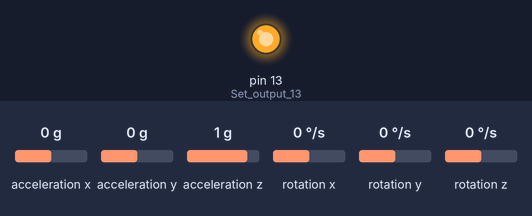
This sketch was run on a simulated Arduino Pro Mini, built with avr-gcc and run on an emulated ATmega328P. Shown: output pins drawn as LEDs (lit = HIGH). Wiring (inferred from the names in the program): MPU-6050 motion sensor at I2C address 0x68. Inputs (shaded band) come from the test bench; at power-on: acceleration x 0 g, acceleration y 0 g, acceleration z 1 g, rotation x 0 °/s, rotation y 0 °/s, rotation z 0 °/s.

Above: at 0.1 s.
At 11.1 s:
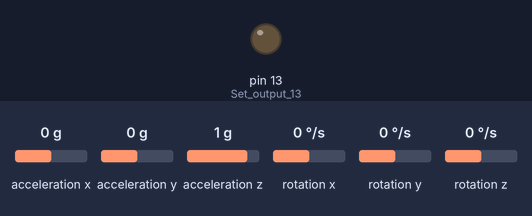
Timing chart, 0 to 12.6 s (numbered marks = the images above):
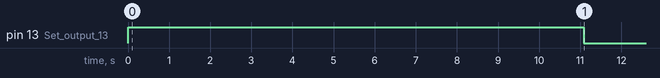

The sketch:

MPU-6050_IMU.ino
```cpp
///////////////////////////////////////////////////////////////////////////////////////
/*Terms of use
///////////////////////////////////////////////////////////////////////////////////////
//THE SOFTWARE IS PROVIDED "AS IS", WITHOUT WARRANTY OF ANY KIND, EXPRESS OR
//IMPLIED, INCLUDING BUT NOT LIMITED TO THE WARRANTIES OF MERCHANTABILITY,
//FITNESS FOR A PARTICULAR PURPOSE AND NONINFRINGEMENT. IN NO EVENT SHALL THE
//AUTHORS OR COPYRIGHT HOLDERS BE LIABLE FOR ANY CLAIM, DAMAGES OR OTHER
//LIABILITY, WHETHER IN AN ACTION OF CONTRACT, TORT OR OTHERWISE, ARISING FROM,
//OUT OF OR IN CONNECTION WITH THE SOFTWARE OR THE USE OR OTHER DEALINGS IN
//THE SOFTWARE.


///////////////////////////////////////////////////////////////////////////////////////
//Support
///////////////////////////////////////////////////////////////////////////////////////
Website: http://www.brokking.net/imu.html
Youtube: https://youtu.be/4BoIE8YQwM8
Version: 1.0 (May 5, 2016)

///////////////////////////////////////////////////////////////////////////////////////
//Connections
///////////////////////////////////////////////////////////////////////////////////////
Power (5V) is provided to the Arduino pro mini by the FTDI programmer

Gyro - Arduino pro mini
VCC  -  5V
GND  -  GND
SDA  -  A4
SCL  -  A5

LCD  - Arduino pro mini
VCC  -  5V
GND  -  GND
SDA  -  A4
SCL  -  A5
*//////////////////////////////////////////////////////////////////////////////////////

//Include LCD and I2C library
#include <LiquidCrystal_I2C.h>
#include <Wire.h>

//Declaring some global variables
int gyro_x, gyro_y, gyro_z;
long acc_x, acc_y, acc_z, acc_total_vector;
int temperature;
long gyro_x_cal, gyro_y_cal, gyro_z_cal;
long loop_timer;
int lcd_loop_counter;
float angle_pitch, angle_roll;
int angle_pitch_buffer, angle_roll_buffer;
boolean set_gyro_angles;
float angle_roll_acc, angle_pitch_acc;
float angle_pitch_output, angle_roll_output;

//Initialize the LCD library
LiquidCrystal_I2C lcd(0x27,16,2);


void setup() {
  Wire.begin();                                                        //Start I2C as master
  Serial.begin(57600);                                               //Use only for debugging
  pinMode(13, OUTPUT);                                                 //Set output 13 (LED) as output

  setup_mpu_6050_registers();                                          //Setup the registers of the MPU-6050 (500dfs / +/-8g) and start the gyro

  digitalWrite(13, HIGH);                                              //Set digital output 13 high to indicate startup

//  lcd.begin();                                                         //Initialize the LCD
  lcd.backlight();                                                     //Activate backlight
  lcd.clear();                                                         //Clear the LCD

  lcd.setCursor(0,0);                                                  //Set the LCD cursor to position to position 0,0
  lcd.print("  MPU-6050 IMU");                                         //Print text to screen
  lcd.setCursor(0,1);                                                  //Set the LCD cursor to position to position 0,1
  lcd.print("     V1.0");                                              //Print text to screen

  delay(1500);                                                         //Delay 1.5 second to display the text
  lcd.clear();                                                         //Clear the LCD

  lcd.setCursor(0,0);                                                  //Set the LCD cursor to position to position 0,0
  lcd.print("Calibrating gyro");                                       //Print text to screen
  lcd.setCursor(0,1);                                                  //Set the LCD cursor to position to position 0,1
  for (int cal_int = 0; cal_int < 2000 ; cal_int ++){                  //Run this code 2000 times
    if(cal_int % 125 == 0)lcd.print(".");                              //Print a dot on the LCD every 125 readings
    read_mpu_6050_data();                                              //Read the raw acc and gyro data from the MPU-6050
    gyro_x_cal += gyro_x;                                              //Add the gyro x-axis offset to the gyro_x_cal variable
    gyro_y_cal += gyro_y;                                              //Add the gyro y-axis offset to the gyro_y_cal variable
    gyro_z_cal += gyro_z;                                              //Add the gyro z-axis offset to the gyro_z_cal variable
    delay(3);                                                          //Delay 3us to simulate the 250Hz program loop
  }
  gyro_x_cal /= 2000;                                                  //Divide the gyro_x_cal variable by 2000 to get the avarage offset
  gyro_y_cal /= 2000;                                                  //Divide the gyro_y_cal variable by 2000 to get the avarage offset
  gyro_z_cal /= 2000;                                                  //Divide the gyro_z_cal variable by 2000 to get the avarage offset

  lcd.clear();                                                         //Clear the LCD

  lcd.setCursor(0,0);                                                  //Set the LCD cursor to position to position 0,0
  lcd.print("Pitch:");                                                 //Print text to screen
  lcd.setCursor(0,1);                                                  //Set the LCD cursor to position to position 0,1
  lcd.print("Roll :");                                                 //Print text to screen

  digitalWrite(13, LOW);                                               //All done, turn the LED off

  loop_timer = micros();                                               //Reset the loop timer
}

void loop(){

  read_mpu_6050_data();                                                //Read the raw acc and gyro data from the MPU-6050

  gyro_x -= gyro_x_cal;                                                //Subtract the offset calibration value from the raw gyro_x value
  gyro_y -= gyro_y_cal;                                                //Subtract the offset calibration value from the raw gyro_y value
  gyro_z -= gyro_z_cal;                                                //Subtract the offset calibration value from the raw gyro_z value

  //Gyro angle calculations
  //0.0000611 = 1 / (250Hz / 65.5)
  angle_pitch += gyro_x * 0.0000611;                                   //Calculate the traveled pitch angle and add this to the angle_pitch variable
  angle_roll += gyro_y * 0.0000611;                                    //Calculate the traveled roll angle and add this to the angle_roll variable

  //0.000001066 = 0.0000611 * (3.142(PI) / 180degr) The Arduino sin function is in radians
  angle_pitch += angle_roll * sin(gyro_z * 0.000001066);               //If the IMU has yawed transfer the roll angle to the pitch angel
  angle_roll -= angle_pitch * sin(gyro_z * 0.000001066);               //If the IMU has yawed transfer the pitch angle to the roll angel

  //Accelerometer angle calculations
  acc_total_vector = sqrt((acc_x*acc_x)+(acc_y*acc_y)+(acc_z*acc_z));  //Calculate the total accelerometer vector
  //57.296 = 1 / (3.142 / 180) The Arduino asin function is in radians
  angle_pitch_acc = asin((float)acc_y/acc_total_vector)* 57.296;       //Calculate the pitch angle
  angle_roll_acc = asin((float)acc_x/acc_total_vector)* -57.296;       //Calculate the roll angle

  //Place the MPU-6050 spirit level and note the values in the following two lines for calibration
  angle_pitch_acc -= 0.0;                                              //Accelerometer calibration value for pitch
  angle_roll_acc -= 0.0;                                               //Accelerometer calibration value for roll

  if(set_gyro_angles){                                                 //If the IMU is already started
    angle_pitch = angle_pitch * 0.9996 + angle_pitch_acc * 0.0004;     //Correct the drift of the gyro pitch angle with the accelerometer pitch angle
    angle_roll = angle_roll * 0.9996 + angle_roll_acc * 0.0004;        //Correct the drift of the gyro roll angle with the accelerometer roll angle
  }
  else{                                                                //At first start
    angle_pitch = angle_pitch_acc;                                     //Set the gyro pitch angle equal to the accelerometer pitch angle
    angle_roll = angle_roll_acc;                                       //Set the gyro roll angle equal to the accelerometer roll angle
    set_gyro_angles = true;                                            //Set the IMU started flag
  }

  //To dampen the pitch and roll angles a complementary filter is used
  angle_pitch_output = angle_pitch_output * 0.9 + angle_pitch * 0.1;   //Take 90% of the output pitch value and add 10% of the raw pitch value
  angle_roll_output = angle_roll_output * 0.9 + angle_roll * 0.1;      //Take 90% of the output roll value and add 10% of the raw roll value

  write_LCD();                                                         //Write the roll and pitch values to the LCD display

  while(micros() - loop_timer < 4000);                                 //Wait until the loop_timer reaches 4000us (250Hz) before starting the next loop
  loop_timer = micros();                                               //Reset the loop timer
}


void read_mpu_6050_data(){                                             //Subroutine for reading the raw gyro and accelerometer data
  Wire.beginTransmission(0x68);                                        //Start communicating with the MPU-6050
  Wire.write(0x3B);                                                    //Send the requested starting register
  Wire.endTransmission();                                              //End the transmission
  Wire.requestFrom(0x68,14);                                           //Request 14 bytes from the MPU-6050
  while(Wire.available() < 14);                                        //Wait until all the bytes are received
  acc_x = Wire.read()<<8|Wire.read();                                  //Add the low and high byte to the acc_x variable
  acc_y = Wire.read()<<8|Wire.read();                                  //Add the low and high byte to the acc_y variable
  acc_z = Wire.read()<<8|Wire.read();                                  //Add the low and high byte to the acc_z variable
  temperature = Wire.read()<<8|Wire.read();                            //Add the low and high byte to the temperature variable
  gyro_x = Wire.read()<<8|Wire.read();                                 //Add the low and high byte to the gyro_x variable
  gyro_y = Wire.read()<<8|Wire.read();                                 //Add the low and high byte to the gyro_y variable
  gyro_z = Wire.read()<<8|Wire.read();                                 //Add the low and high byte to the gyro_z variable

}

void write_LCD(){                                                      //Subroutine for writing the LCD
  //To get a 250Hz program loop (4us) it's only possible to write one character per loop
  //Writing multiple characters is taking to much time
  if(lcd_loop_counter == 14)lcd_loop_counter = 0;                      //Reset the counter after 14 characters
  lcd_loop_counter ++;                                                 //Increase the counter
  if(lcd_loop_counter == 1){
    angle_pitch_buffer = angle_pitch_output * 10;                      //Buffer the pitch angle because it will change
    lcd.setCursor(6,0);                                                //Set the LCD cursor to position to position 0,0
  }
  if(lcd_loop_counter == 2){
    if(angle_pitch_buffer < 0)lcd.print("-");                          //Print - if value is negative
    else lcd.print("+");                                               //Print + if value is negative
  }
  if(lcd_loop_counter == 3)lcd.print(abs(angle_pitch_buffer)/1000);    //Print first number
  if(lcd_loop_counter == 4)lcd.print((abs(angle_pitch_buffer)/100)%10);//Print second number
  if(lcd_loop_counter == 5)lcd.print((abs(angle_pitch_buffer)/10)%10); //Print third number
  if(lcd_loop_counter == 6)lcd.print(".");                             //Print decimal point
  if(lcd_loop_counter == 7)lcd.print(abs(angle_pitch_buffer)%10);      //Print decimal number

  if(lcd_loop_counter == 8){
    angle_roll_buffer = angle_roll_output * 10;
    lcd.setCursor(6,1);
  }
  if(lcd_loop_counter == 9){
    if(angle_roll_buffer < 0)lcd.print("-");                           //Print - if value is negative
    else lcd.print("+");                                               //Print + if value is negative
  }
  if(lcd_loop_counter == 10)lcd.print(abs(angle_roll_buffer)/1000);    //Print first number
  if(lcd_loop_counter == 11)lcd.print((abs(angle_roll_buffer)/100)%10);//Print second number
  if(lcd_loop_counter == 12)lcd.print((abs(angle_roll_buffer)/10)%10); //Print third number
  if(lcd_loop_counter == 13)lcd.print(".");                            //Print decimal point
  if(lcd_loop_counter == 14)lcd.print(abs(angle_roll_buffer)%10);      //Print decimal number
}

void setup_mpu_6050_registers(){
  //Activate the MPU-6050
  Wire.beginTransmission(0x68);                                        //Start communicating with the MPU-6050
  Wire.write(0x6B);                                                    //Send the requested starting register
  Wire.write(0x00);                                                    //Set the requested starting register
  Wire.endTransmission();                                              //End the transmission
  //Configure the accelerometer (+/-8g)
  Wire.beginTransmission(0x68);                                        //Start communicating with the MPU-6050
  Wire.write(0x1C);                                                    //Send the requested starting register
  Wire.write(0x10);                                                    //Set the requested starting register
  Wire.endTransmission();                                              //End the transmission
  //Configure the gyro (500dps full scale)
  Wire.beginTransmission(0x68);                                        //Start communicating with the MPU-6050
  Wire.write(0x1B);                                                    //Send the requested starting register
  Wire.write(0x08);                                                    //Set the requested starting register
  Wire.endTransmission();                                              //End the transmission
}
```
